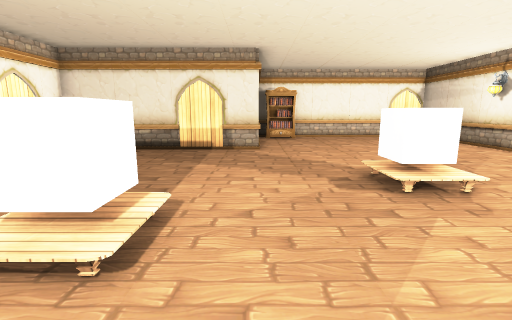
[1] (above)

12 first-person views from a walk through a Unity game level. The camera is 1.4 m above the floor, tilts 10° down and sees 85° across. The floor is counted in squares, 1 m on a side. Each view is taken from the middle of a square. On the plan, view 1 faces up. The plan holds only what a view shows up to about 14 squares ahead; the rest is blank. The player is left out. Some surface patterns are stand-ins.

[2]
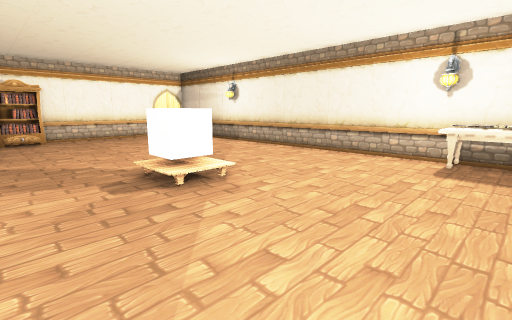

[3]
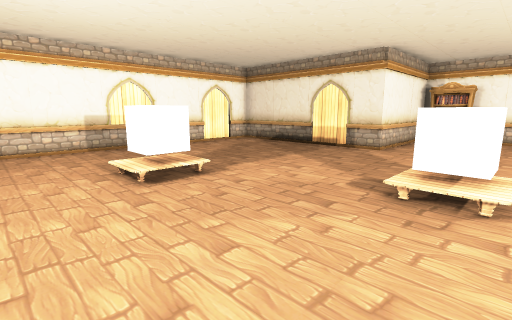

[4]
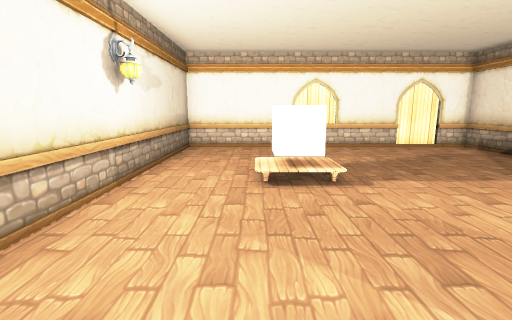

[5]
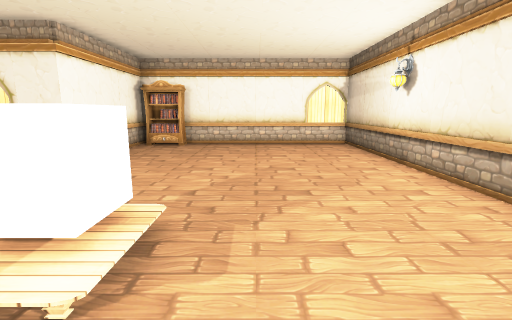

[6]
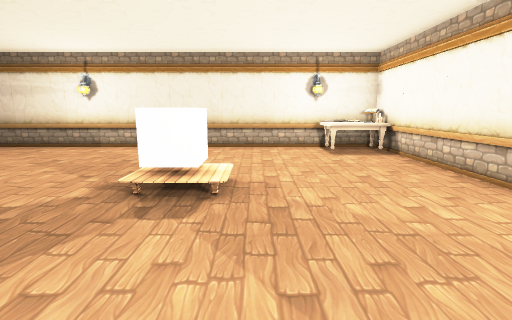

[7]
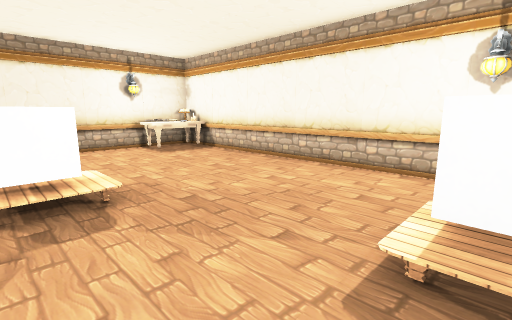

[8]
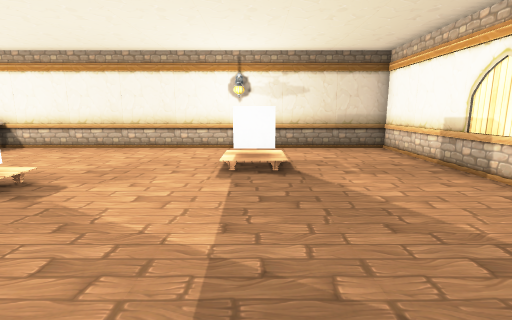

[9]
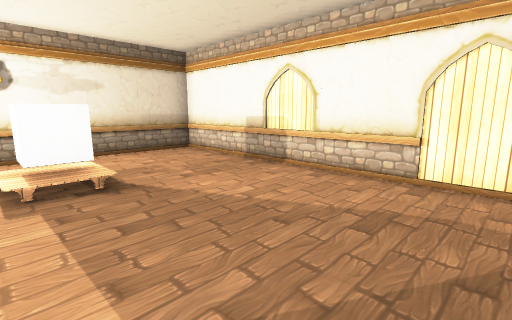

[10]
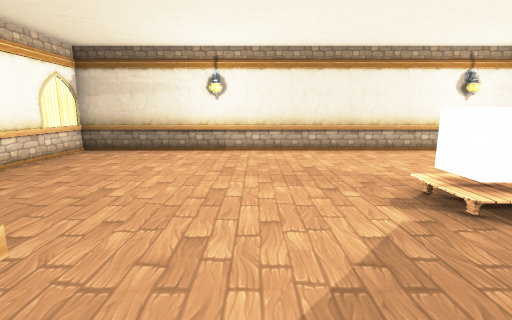

[11]
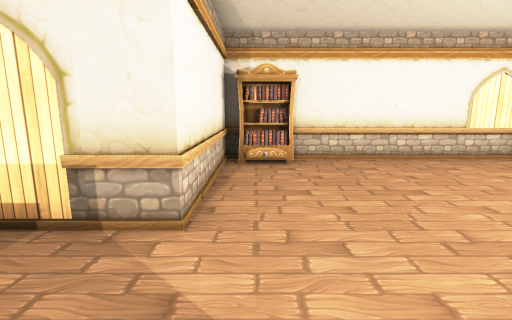

[12]
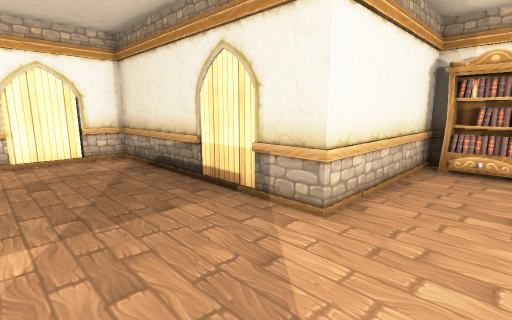

### Floor plan
Points are (right, up) in squares from view 1. A wall is a line through its corners. A room is listed if a view was taken in it or the views show most of it. See-through windows are left out.
Room 1 (views 1, 2, 3, 4, 5, 6, 7, 9, 10, 11, 12)
walls: (-2.4, 10.2) (-6.9, 10.2) (-6.9, -0.6) (8.9, -0.6) (8.9, 15.2) (0.1, 15.2) (0.1, 10.2) (-1.4, 10.2)
ways out: opening at (-2, 10) to room 2
objects: cube (-2, 3); bookshelf (1, 14) to (2, 15); cube (3, 5) to (3, 6); other object (8, 0) to (8, 1)
Room 2 (view 8)
walls: (-1.4, 10.2) (-2.4, 10.2)
ways out: opening at (-2, 10) to room 1

Positions as (right, up) in squares from view 1, and headings:
1: (0, 0), facing up
2: (0, 0), facing up-right
3: (4, 0), facing up-left
4: (4, 2), facing left
5: (5, 3), facing up
6: (-2, 4), facing right
7: (-2, 6), facing down-right
8: (-2, 10), facing down
9: (-1, 9), facing down-left
10: (-1, 9), facing right
11: (1, 7), facing up
12: (2, 7), facing up-left
